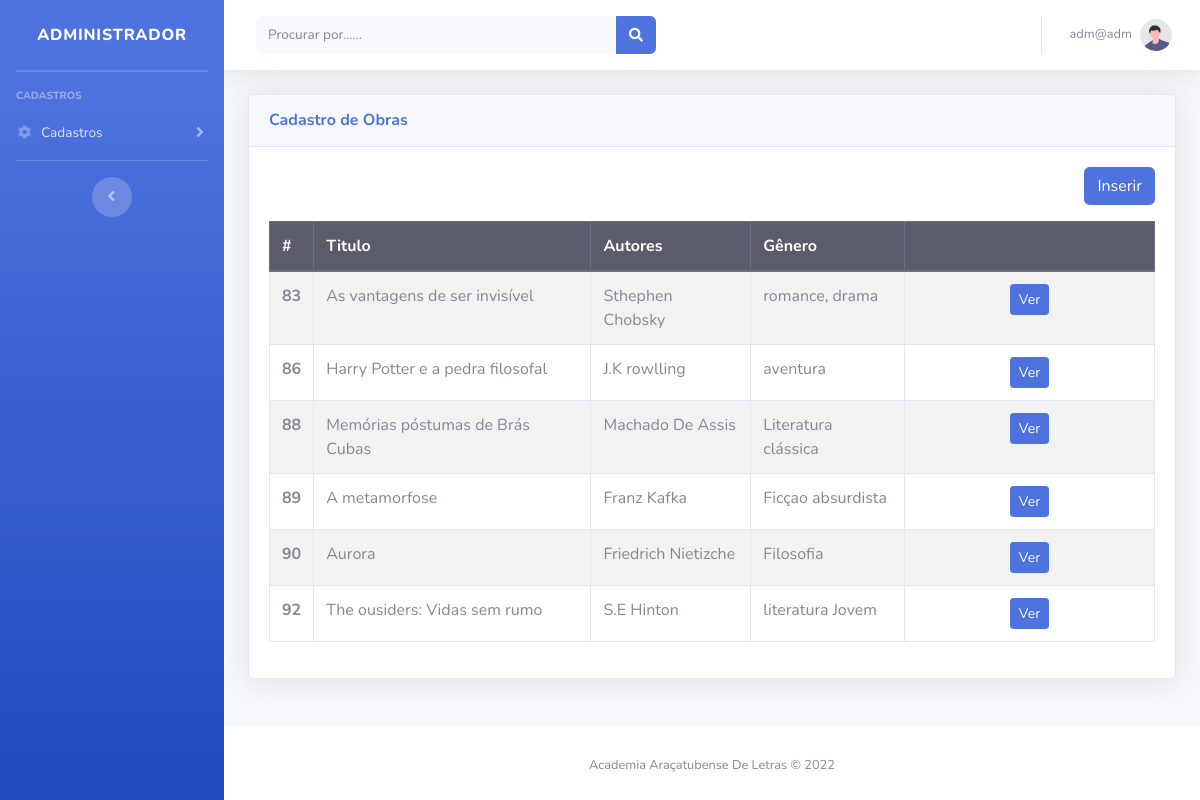
The app's page /modulos/obras/obras.php (signed in) with its own data.
### tables this page shows
CREATE TABLE `usuario` (
  `id` int(11) NOT NULL,
  `nome` varchar(150) NOT NULL,
  `email` varchar(100) NOT NULL,
  `telefone` bigint(20) NOT NULL,
  `senha` varchar(20) NOT NULL
);

CREATE TABLE `obra` (
  `idObra` int(11) NOT NULL,
  `tituloObra` varchar(250) NOT NULL,
  `autoresObra` text NOT NULL,
  `sinopseObra` text NOT NULL,
  `imagemObra` varchar(200) NOT NULL,
  `isbnObra` varchar(30) NOT NULL,
  `anoObra` varchar(40) NOT NULL,
  `paginasObra` varchar(5) NOT NULL,
  `pdfObra` varchar(200) NOT NULL,
  `linkObra` varchar(200) NOT NULL,
  `generoObra` varchar(20) NOT NULL,
  `id_usuario` int(11) NOT NULL
);

### config.php (called while the page is built, shortened)
<?php
    function arquivo($file)
    {
        return ROOT_PATH . $file;
    }
    function usuario()
    {
        $id = $_SESSION['usuario'];
        $sql = "SELECT * FROM usuario WHERE id = $id";
        $query = $GLOBALS['conexaoBanco']->query($sql);
        return $query->fetch();
    }

### modulos/obras/obras.php (the view, shortened to what this page needs)
<!DOCTYPE html>
<html lang="pt-br">
<?php
include '../../config.php';
?>
<?php include_once path('template/head.php'); ?>
<body id="page-top">
    <div id="wrapper">
        <?php include_once path('template/sidebar.php'); ?>
        <div id="content-wrapper" class="d-flex flex-column">
            <div id="content">
                <?php include_once path('template/navbar.php'); ?>
                <div class="container-fluid">
                    <div class="row">
                        <div class="col-12 mb-4">
                            <div class="card shadow mb-4">
                                <div class="card-header py-3">
                                    <h6 class="m-0 font-weight-bold text-primary">Cadastro de Obras</h6>
                                </div>
                                <div class="card-body">
                                    <div class="text-right mb-3">
                                        <a class="btn btn-primary" href="inserir.php">Inserir</a>
                                    </div>
                                    <table class="table table-bordered table-striped">
                                        <thead>
                                            <tr class="thead-dark">
                                                <th>#</th>
                                                <th>Titulo</th>
                                                <th>Autores</th>
                                                <th>Gênero</th>
                                                <th></th>
                                            </tr>
                                        </thead>
                                        <tbody>
                                            <?php
                                            $pdo = Banco::conectar();
                                            $id_usuario = usuario()['id'];
                                            $sql = "SELECT * FROM  obra WHERE id_usuario = $id_usuario ";
                                            foreach ($pdo->query($sql) as $row) { ?>
                                                <tr>
                                                    <th scope="row"><?= $row['idObra'] ?></th>
                                                    <td><?= $row['tituloObra'] ?></td>
                                                    <td><?= $row['autoresObra'] ?></td>
                                                    <td><?= $row['generoObra'] ?></td>
                                                    <td width='250' class="text-center">
                                                        <a class="btn btn-sm btn-primary " href="visualizar.php?idObra=<?= $row['idObra'] ?>">Ver</a>
                                                    </td>
                                                </tr>
                                            <?php }
                                             ?>
                                        </tbody>
                                    </table>
                                </div>
                            </div>
                        </div>
                    </div>
                </div>
                <footer class="sticky-footer bg-white">
                    <div class="container my-auto">
                        <div class="copyright text-center my-auto">
                            <span>Academia Araçatubense De Letras &copy; 2022</span>
                        </div>
                    </div>
                </footer>
            </div>
        </div>
</body>
</html>

### template/navbar.php (shortened to what this page needs)
<nav class="navbar navbar-expand navbar-light bg-white topbar mb-4 static-top shadow">
    <form class="d-none d-sm-inline-block form-inline mr-auto ml-md-3 my-2 my-md-0 mw-100 navbar-search">
        <div class="input-group">
            <input type="text" class="form-control bg-light border-0 small" placeholder="Procurar por......" aria-label="Search" aria-describedby="basic-addon2">
            <div class="input-group-append">
                <button class="btn btn-primary" type="button">
                    <i class="fas fa-search fa-sm"></i>
                </button>
            </div>
        </div>
    </form>
    <ul class="navbar-nav ml-auto">
        <li class="nav-item dropdown no-arrow">
            <a class="nav-link dropdown-toggle" href="#" id="userDropdown" role="button" data-toggle="dropdown" aria-haspopup="true" aria-expanded="false">
                <span class="mr-2 d-none d-lg-inline text-gray-600 small"><?= usuario()['nome'] ?></span>
                <img class="img-profile rounded-circle" src="<?= arquivo('img/undraw_profile.svg') ?>">
            </a>
        </li>
    </ul>
</nav>

### records on screen
usuario: nome "adm@adm"
obra: idObra "83", tituloObra "As vantagens de ser invisível", autoresObra "Sthephen Chobsky", generoObra "romance, drama"
obra: idObra "86", tituloObra "Harry Potter e a pedra filosofal", autoresObra "J.K rowlling", generoObra "aventura"
obra: idObra "88", tituloObra "Memórias póstumas de Brás Cubas", autoresObra "Machado De Assis", generoObra "Literatura clássica"
obra: idObra "89", tituloObra "A metamorfose", autoresObra "Franz Kafka", generoObra "Ficçao absurdista"
obra: idObra "90", tituloObra "Aurora", autoresObra "Friedrich Nietizche", generoObra "Filosofia"
obra: idObra "92", tituloObra "The ousiders: Vidas sem rumo", autoresObra "S.E Hinton", generoObra "literatura Jovem"
